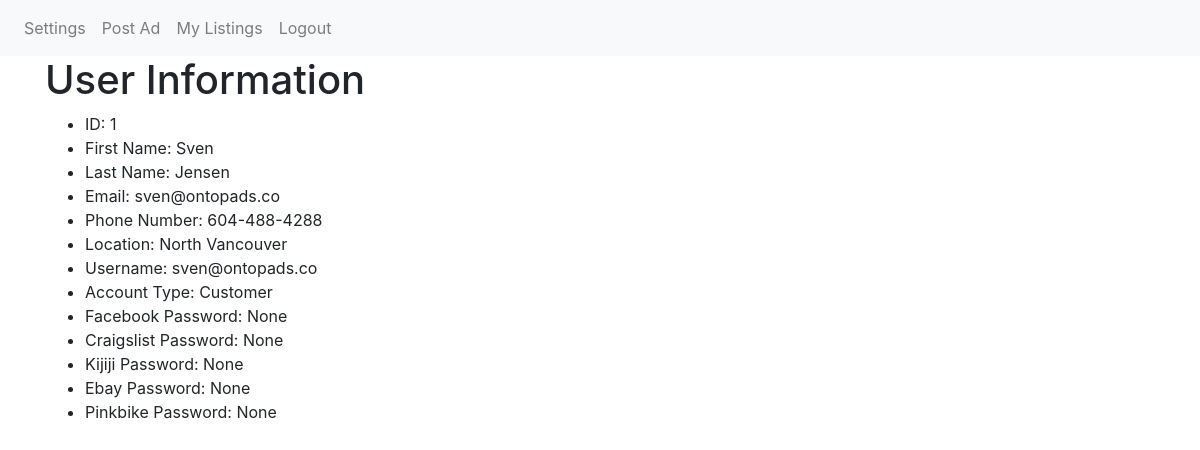
Screenshot of /settings (signed in) with the database file from the repository.
### tables this page shows
CREATE TABLE customers
                (id INTEGER PRIMARY KEY AUTOINCREMENT,
                first_name TEXT NOT NULL,
                last_name TEXT NOT NULL,
                email TEXT NOT NULL UNIQUE,
                password TEXT NOT NULL,
                phone_number TEXT NOT NULL,
                location TEXT NOT NULL,
                username TEXT NOT NULL UNIQUE,
                account_type TEXT NOT NULL,
                business_name TEXT,
                business_address TEXT,
                business_website TEXT,
                fb_password TEXT,
                craigslist_password TEXT,
                kijiji_password TEXT,
                ebay_password TEXT,
                pinkbike_password TEXT);

### app.py (the view)
@app.route('/settings')
def settings():
    if 'user_id' not in session:
        return redirect(url_for('login'))
    conn = sqlite3.connect('database.db')
    c = conn.cursor()
    c.execute("SELECT * FROM customers WHERE id=?", (session['user_id'],))
    result = c.fetchone()
    conn.close()
    return render_template('settings.html', result=result)

### templates/settings.html (shortened to what this page needs)
{% extends 'base.html' %}
{% block content %}
    <h1>User Information</h1>
    <ul>
        <li>ID: {{ result[0] }}</li>
        <li>First Name: {{ result[1] }}</li>
        <li>Last Name: {{ result[2] }}</li>
        <li>Email: {{ result[3] }}</li>
        <li>Phone Number: {{ result[5] }}</li>
        <li>Location: {{ result[6] }}</li>
        <li>Username: {{ result[7] }}</li>
        <li>Account Type: {{ result[8] }}</li>
        <li>Facebook Password: {{ result[12] }}</li>
        <li>Craigslist Password: {{ result[13] }}</li>
        <li>Kijiji Password: {{ result[14] }}</li>
        <li>Ebay Password: {{ result[15] }}</li>
        <li>Pinkbike Password: {{ result[16] }}</li>
    </ul>
{% endblock %}

### static/css/style.css (style rules this page uses)
body { background-color: #f8f9fa; }

### rows the page displays
customers: id "1", first_name "Sven", last_name "Jensen", email "sven@ontopads.co", phone_number "604-488-4288", location "North Vancouver", username "sven@ontopads.co", account_type "Customer"

### other values shown
{{ result[12] }} "None"
{{ result[13] }} "None"
{{ result[14] }} "None"
{{ result[15] }} "None"
{{ result[16] }} "None"
